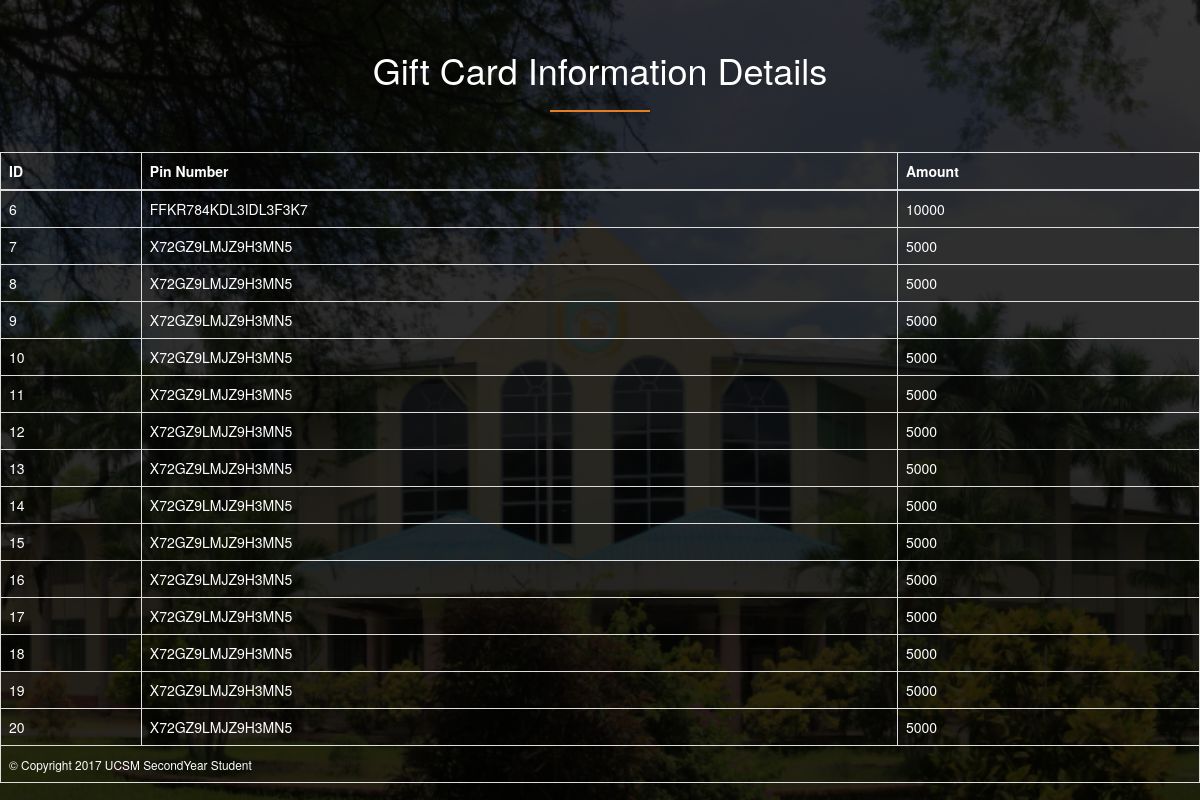
/admin/viewgiftcardinfo.php, run on the app's committed database.
### tables this page shows
CREATE TABLE `giftcard` (
  `gid` int(45) NOT NULL,
  `pinno` varchar(45) DEFAULT NULL,
  `amount` varchar(55) DEFAULT NULL
);

### admin/viewgiftcardinfo.php (the view, shortened to what this page needs)
<!DOCTYPE html>
<html>
<head>
	 <link rel="stylesheet" type="text/css" href="../stylecss/viewgiftcardstyle.css">
	<link rel="stylesheet" type="text/css" href="../bootstrap-3.3.7-dist/css/bootstrap-theme.min.css">
    <link rel="stylesheet" type="text/css" href="../bootstrap-3.3.7-dist/css/bootstrap.min.css">
    <link rel="stylesheet" type="text/css" href="../font-awesome-4.7.0/css/font-awesome.min.css">
</head>
<body>
    <h1 class="text-center">Gift Card Information Details </h1>
     <div class="table-responsive">
         <table border="1" class="table table-bordered table-hover ">
          <thead>
             <tr>
                 <th>ID</th>
                 <th>Pin Number</th>
                 <th>Amount</th>
               </tr>
          </thead>
           <tbody>
              <?php
              include("confs/config.php");
              $results = mysqli_query($conn, "SELECT * from giftcard ");
              while ($row = mysqli_fetch_array($results)) {
              ?>
                <tr class="tablerow">
                 <td><?php echo $row['gid']?></td>
                 <td><?php echo $row['pinno']?></td>
                 <td><?php echo $row['amount']?></td>
               </tr>
               <?php
              }
              ?>
           </tbody>
           <tfoot>
               <td colspan="8"><small>&copy; Copyright 2017 UCSM SecondYear Student</small></td>
           </tfoot>
         </table>
         </div>
</body>
</html>

### stylecss/viewgiftcardstyle.css (style rules this page uses)
* { margin: 0; padding: 0; }
body { font-family: tarhoma; background-image: linear-gradient(rgba(0,0,0,0.8),rgba(0,0,0,0.85)), url(../images/schoolbg.png); background-position: center; background-repeat: no-repeat; background-attachment: fixed; background-size: cover; }
h1 { color: #FFFFFF; }
.text-center { margin-top: 50px; color: #FFFFFF; }
h1:after { width: 100px; height: 2px; background-color: #e67e22; display: block; content: " "; margin: 0 auto; margin-top: 20px; margin-bottom: 40px; }
.table { color: #FFFFFF; }

### data on the page
giftcard: gid "6", pinno "FFKR784KDL3IDL3F3K7", amount "10000"
giftcard: gid "7", pinno "X72GZ9LMJZ9H3MN5", amount "5000"
giftcard: gid "8", pinno "X72GZ9LMJZ9H3MN5", amount "5000"
giftcard: gid "9", pinno "X72GZ9LMJZ9H3MN5", amount "5000"
giftcard: gid "10", pinno "X72GZ9LMJZ9H3MN5", amount "5000"
giftcard: gid "11", pinno "X72GZ9LMJZ9H3MN5", amount "5000"
giftcard: gid "12", pinno "X72GZ9LMJZ9H3MN5", amount "5000"
giftcard: gid "13", pinno "X72GZ9LMJZ9H3MN5", amount "5000"
giftcard: gid "14", pinno "X72GZ9LMJZ9H3MN5", amount "5000"
giftcard: gid "15", pinno "X72GZ9LMJZ9H3MN5", amount "5000"
giftcard: gid "16", pinno "X72GZ9LMJZ9H3MN5", amount "5000"
giftcard: gid "17", pinno "X72GZ9LMJZ9H3MN5", amount "5000"
giftcard: gid "18", pinno "X72GZ9LMJZ9H3MN5", amount "5000"
giftcard: gid "19", pinno "X72GZ9LMJZ9H3MN5", amount "5000"
giftcard: gid "20", pinno "X72GZ9LMJZ9H3MN5", amount "5000"
